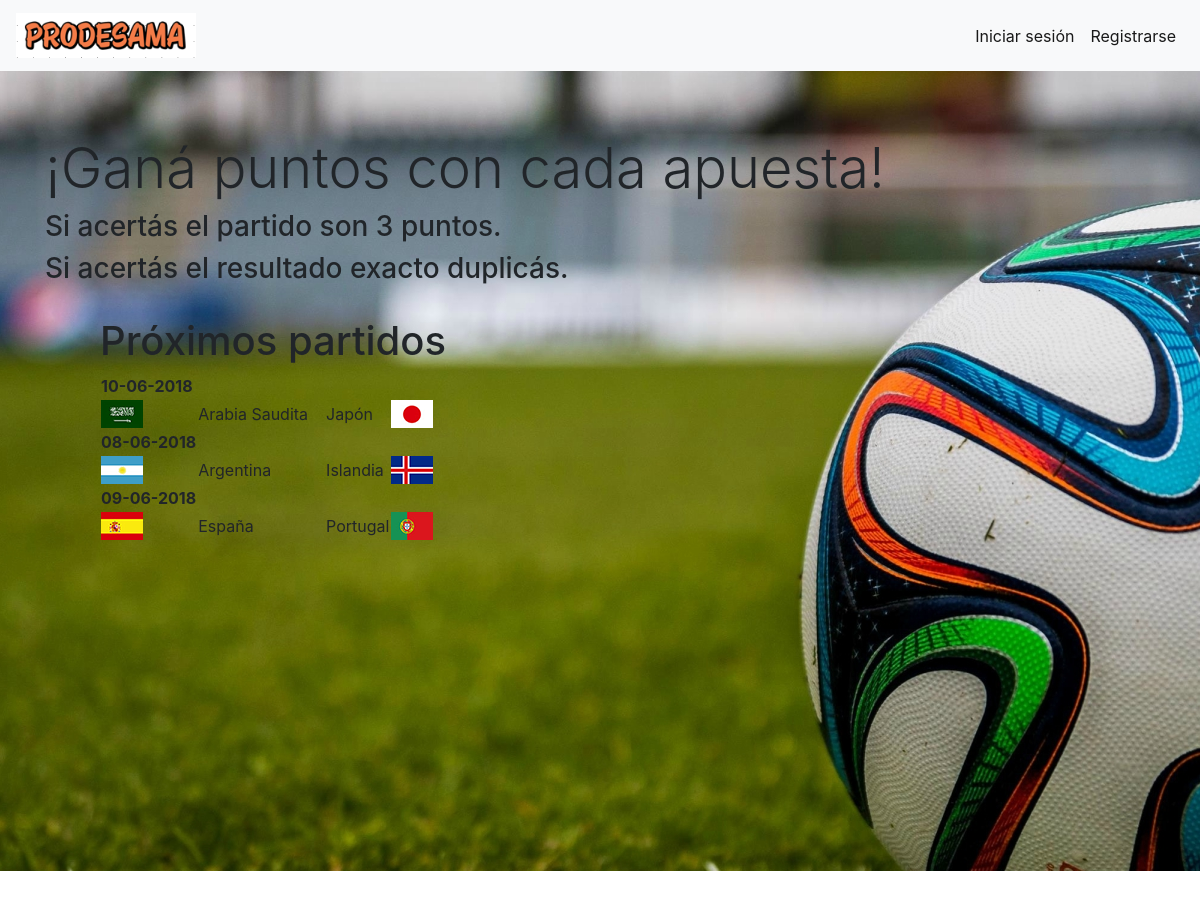
The page / on the database its author committed.
### prode/models.py (models this page shows, shortened)
class Match(models.Model):
    start = models.DateTimeField()
    end = models.DateTimeField()
    team1 = models.ForeignKey(Team, on_delete=models.CASCADE, related_name='+')
    team2 = models.ForeignKey(Team, on_delete=models.CASCADE, related_name='+')
    team1_score = models.PositiveIntegerField(default=0)
    team2_score = models.PositiveIntegerField(default=0)

class Team(models.Model):
    name = models.CharField(max_length=50)
    flag = models.ImageField(upload_to='prode/images/flags/')

### prode/views.py (the view)
# urls.py: path('', views.MatchView.as_view(), name='index'),
class MatchView(generic.ListView):
    template_name = 'prode/index.html'
    context_object_name = 'match_list'
    def get_queryset(self):
        return Match.objects.all()

### prode/templates/prode/index.html
{% extends "prode/base.html" %}
{% load static %}
{% block body_block %}
<div class="jumbotron jumbotron-fluid" style="background-size: 100%; background: url({% static 'prode/images/pelota.jpg' %})no-repeat center; min-height: 100vh;">
    <div class="container">
        <h1 class="display-4">¡Ganá puntos con cada apuesta!</h1>
        <h3 class="display-6">Si acertás el partido son 3 puntos.</h2>
        <h3 class="display-6">Si acertás el resultado exacto duplicás.</h2>
    </div>
    <br>
    <div style="position: absolute; left: 100px">
        <h1>Próximos partidos</h1>
            <div class="lista-proximos-partidos">
            <table>
                {% for match in match_list %}
                    <tr>
                        <th>{{ match.start|date:'d-m-Y' }}</th>
                    </tr>
                    <tr>
                        <td><img src="{{ 'static/' }}{{ match.team1.flag }}" alt="Bandera"></td>
                        <td>{{ match.team1.name }}</td>
                        <td></td>
                        <td></td>
                        <td></td>
                        <td></td>
                        <td></td>
                        <td></td>
                        <td></td>
                        <td></td>
                        <td>{{ match.team2.name }}</td>
                        <td><img src="{{ 'static/' }}{{ match.team2.flag }}" alt="Bandera"></td>
                    </tr>
                {% endfor %}
            </table>
        </div>
    </div>
</div>
{% endblock %}

### prode/static/prode/css/style.css (style rules this page uses)
.lista-proximos-partidos { height: 200px; overflow-y: auto; overflow-x:hidden; }

### rows shown on the page
Match: start "10-06-2018", team1.flag (picture), team1.name "Arabia Saudita", team2.name "Japón", team2.flag (picture)
Match: start "08-06-2018", team1.flag (picture), team1.name "Argentina", team2.name "Islandia", team2.flag (picture)
Match: start "09-06-2018", team1.flag (picture), team1.name "España", team2.name "Portugal", team2.flag (picture)
